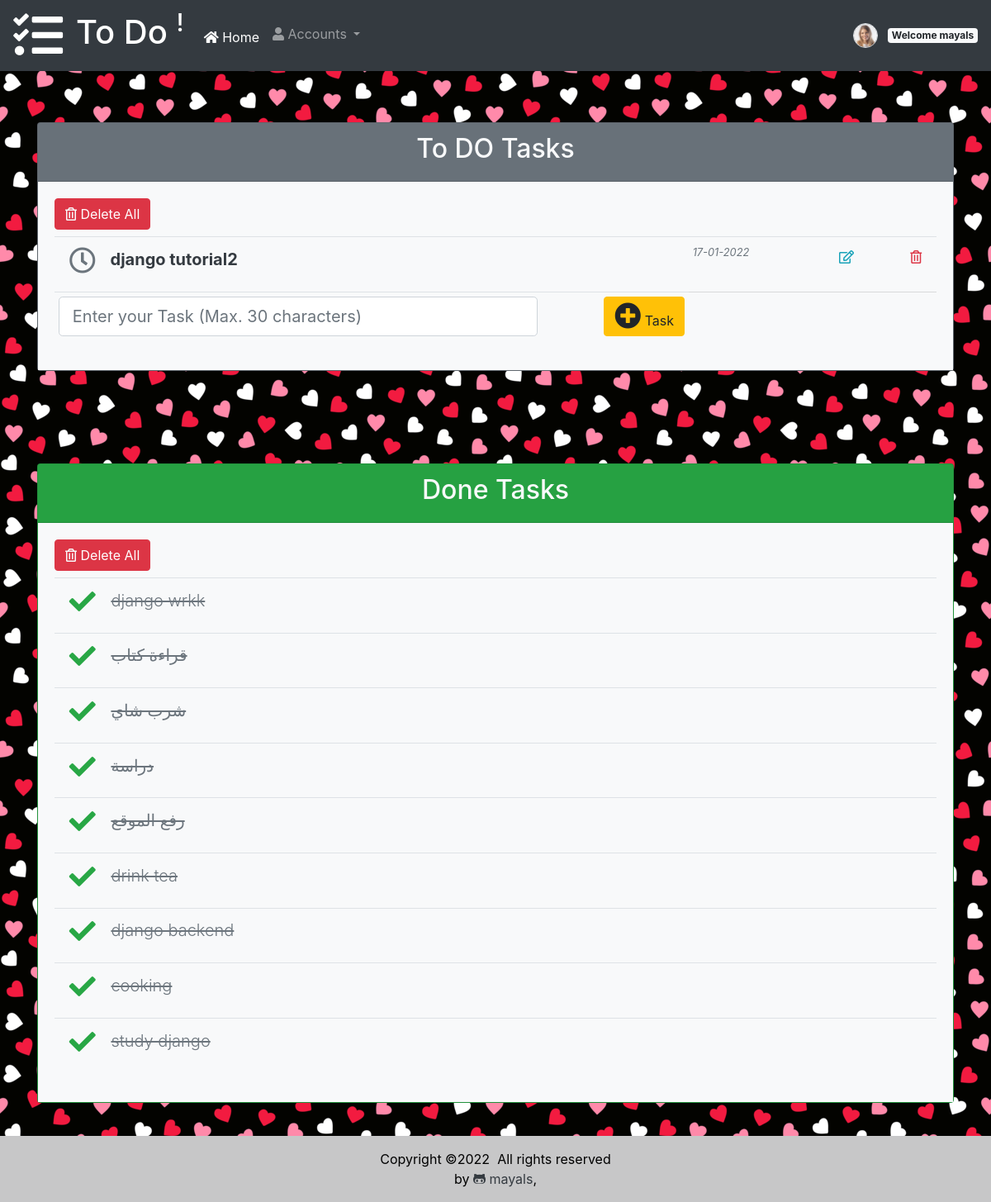
The app's page / (signed in) with its own data.
### users/models.py (models this page shows, shortened)
class Profile(models.Model):
    P_user = models.OneToOneField(User, on_delete=models.CASCADE, related_name='U_profile', null=True)
    P_image = models.ImageField(verbose_name='Profile Image', upload_to='prof_image/%Y/%m/%d', null=True, blank=True)

### todo/models.py (models this page shows, shortened)
class Task(models.Model):
    T_name = models.CharField(max_length=30)
    T_status = models.BooleanField(default=False)
    T_published = models.DateTimeField(auto_now_add=True,auto_now=False)
    T_user = models.ForeignKey(User, on_delete=models.CASCADE,related_name='U_tasks')
    class Meta:
        ordering = ('-T_published',)

### todo/views.py (the view)
# urls.py: path('',views.tasks,name='tasks'),
@login_required(login_url='users:UserLogin')
def tasks(request):
    tasks = Task.objects.filter(T_user=request.user)
    if request.method == 'POST':
        form = AddTask(request.POST)
        if 'T_name' in request.POST:
            T_name = request.POST['T_name']
            if T_name:
                if form.is_valid():
                        T_name = form.cleaned_data['T_name']
                        if T_name:
                            newtask= form.save(commit=False)
                            newtask.T_status = False
                            newtask.T_user = request.user
                            newtask= form.save()
                else:
                        print('novalid')
                        T_name = request.POST.get("T_name")
                        length_of_T_name = len(T_name)
                        print(length_of_T_name)
                        messages.warning(request, f"Error: maximum length limit is 30 characters (it has {length_of_T_name}).")
                return redirect('todo:tasks')
            else:
                messages.warning(request, 'please add task.')
                return redirect('todo:tasks')
    else:
        form = AddTask()
    context = {
        'tasks': tasks,
        'tasks_done': tasks.filter(T_status=True),
        'tasks_not_done': tasks.filter(T_status=False),
        'form' : form ,
        'title': 'To DO Tasks',
        'sub_title': 'index',
    }
    return render(request, 'todo/index.html', context)

### todo/forms.py
class AddTask(forms.ModelForm):
    T_name = forms.CharField(max_length=30,label='add task')
    class Meta:
        model= Task
        fields = ('T_name',)

### todo/templates/todo/index.html (shortened to what this page needs)
{% extends 'base.html'  %}
{% load crispy_forms_tags %}
{% block content %}
<br><br>
<div class='container'>
    <div class="card bg-secondary text-dark mb-3">
      <div class="card-header"><h2 class="text-light text-center">To DO Tasks</h2></div>
        <div class="card-body bg-light table-responsive">
              <a class="btn btn-danger btn-small float-left mb-2" href="{% url 'todo:tasks_not_done_delete' %}" role="button"><i class="text-light far fa-trash-alt fa-1x"></i>
                 Delete All
              </a>
            <table class="table table-hover table-sm">
              <tbody>
                {% for task in tasks_not_done %}
                        <tr>
                                {% if task.T_status == False %}
                                    <td>
                                    <h5 class='font-weight-bold'>
                                      <a href="{% url 'todo:change_status' task_id=task.id %}" class="btn" role="button" aria-pressed="true">
                                      <i class="text-secondary far fa-clock fa-2x"></i>
                                      </a>
                                      <span>{{ task.T_name }}</span>
                                    </h5>
                                    <td/>
                                    <td>
                                       <small><span class='text-muted font-italic text-lef'>{{ task.T_published|date:'d-m-Y' }}</span><small>
                                    </td>
                                {% endif %}
                            <td>
                              <a type='submit' href="{% url 'todo:task_edit' task_id=task.id %}"   data-toggle="modal" data-target="#exampleModal"  class='float-right btn'>
                                  <i class="text-info far fa-edit fa-1x"></i>
                              </a>
                            </td>
                            <td>
                              <a href="{% url 'todo:task_delete' task_id=task.id %}" class='float-right btn'>
                                  <i class="text-danger far fa-trash-alt fa-1x"></i>
                              </a>
                            </td>
                        </tr>
                {% endfor %}
                        <tr class="card-footer bg-light">
                          <form method='POST' action="">
                          <td>
                            <input name='T_name' class="form-control form-control-lg" type="text" placeholder="Enter your Task (Max. 30 characters)">
                          </td>
                          <td>
                              <button type="submit" class="btn btn-warning float-right" id="add_task_btn"
                              title="Add a New Task"><i class="fas fa-plus-circle fa-2x"></i> Task</button>
                          </td>
                        </tr>
                </tbody>
            </table>
        </div>
      </div>
<br><br><br><br>
    <div class="card bg-success mb-3">
      <div class="card-header"><h2 class="text-light text-center">Done Tasks</h2></div>
        <div class="card-body bg-light table-responsive">
           <a class="btn btn-danger btn-small float-left mb-2" href="{% url 'todo:tasks_done_delete' %}" role="button"><i class="text-light far fa-trash-alt fa-1x"></i>
                 Delete All
              </a>
            <table class="table table-hover table-sm">
              <tbody>
                {% for task in tasks_done %}
                        <tr>
                            <td>
                                {% if task.T_status == False %}
                                    <h5 class='font-weight-bold'>
                                      <a href="{% url 'todo:change_status' task_id=task.id %}" class="btn" role="button" aria-pressed="true">
                                      <i class="text-secondary far fa-clock fa-2x"></i>
                                      </a>
                                      <span>{{ task.T_name }}</span>
                                    </h5>
                                {% else %}
                                    <h5 class='font-weight-light text-muted'>
                                      <a href="{% url 'todo:change_status' task_id=task.id %}" class="btn" role="button" aria-pressed="true">
                                      <i class="text-success fas fa-check fa-2x"></i>
                                      </a>
                                      <span><del> {{ task.T_name }}</del></span>
                                    </h5>
                                {% endif %}
                            </td>
                        </tr>
                {% endfor %}
                </tbody>
            </table>
        </div>
      </div>
</div>
{% endblock content  %}

### todo/templates/base.html (shortened to what this page needs)
<!DOCTYPE html>
<html lang="en">
  <!doctype html>
<html lang="en">
  {% load static %}
  <head>
    <link rel="stylesheet" href="https://stackpath.bootstrapcdn.com/bootstrap/4.1.3/css/bootstrap.min.css">
    <link rel="stylesheet" href="https://pro.fontawesome.com/releases/v5.10.0/css/all.css"/>
    <link rel="stylesheet" href="{% static 'css/todo/my_style.css' %}">
  </head>
<body class='pat'>
<nav class="navbar navbar-expand-lg navbar-dark bg-dark fixed-top">
        <div class="navbar-brand rotate-n-15  mr-3">
            <i class="fas fa-tasks fa-3x"></i>
        </div>
        <div class="navbar-brand mb-0 h1"><h1> To Do <sup>!</sup></h1></div>
  <div class="collapse navbar-collapse" id="navbarSupportedContent">
    <ul class="navbar-nav mr-auto">
      <li class="nav-item active">
         <a class="nav-link pt-2" href="{% url 'todo:tasks' %}"><i class="far fa fa-home mt-2 "></i> Home</a>
      </li>
      <li class="nav-item dropdown">
        <a class="nav-link dropdown-toggle pt-2" href="#" id="navbarDropdown" role="button" data-toggle="dropdown" aria-haspopup="true" aria-expanded="false">
          <i class="fas fa-user"></i>   Accounts
        </a>
      </li>
    </ul>
    {% if request.user.is_authenticated %}
        <div class='nav-item'>
            <a href = "{% url 'users:profile_user_edit' %}">
                {% if user.U_profile.P_image %}
                    <img class="img-fluid rounded-circle border m-2"
                        style="width: 30px; height:30px;"
                          src="{{user.U_profile.P_image.url}}"
                          alt="{{user.username}}">
                    <span class='badge badge-light'>Welcome {{ user.username }}</span>
                {% else %}
                    <img class="img-fluid rounded-circle border m-2"
                        style="width: 30px; height:30px;"
                          src="{% static 'image/users/default.jpg' %}"
                          alt="{{user.username}}">
                    <span class='badge badge-light'>Welcome {{ user.username }}</span>
                {% endif %}
             </a>
        </div>
    {% endif %}
  </div>
</nav>
{% block content %}
{% endblock content  %}
<br>
<footer class="bg-light text-center text-lg-start">
  <div class="text-center p-3" style="background-color: rgba(0, 0, 0, 0.2);">
    <center>
              Copyright&nbsp;&copy;{% now 'Y' %} &nbsp;All rights reserved
              <br>by <a class="text-dark" href="https://github.com/mayals"><i class="fab fa-github-alt"></i>&nbsp;mayals</a>,
            </center>
  </div>
</footer>
  </body>
</html>

### static/css/todo/my_style.css (style rules this page uses)
body { background-color: #030300 !important; }
.pat { background: url("/static/image/todo/pat6.png") 50% 0 repeat fixed; color: black; height: 650px; padding: 100px 0 0 0; }

### records on screen
Task: T_name "django tutorial2", T_published "17-01-2022"
Task: T_name "django wrkk"
Task: T_name "قراءة كتاب"
Task: T_name "شرب شاي"
Task: T_name "دراسة"
Task: T_name "رفع الموقع"
Task: T_name "drink tea"
Task: T_name "django backend"
Task: T_name "cooking"
Task: T_name "study django"

### other values on screen
{{ user.username }} "mayals"
